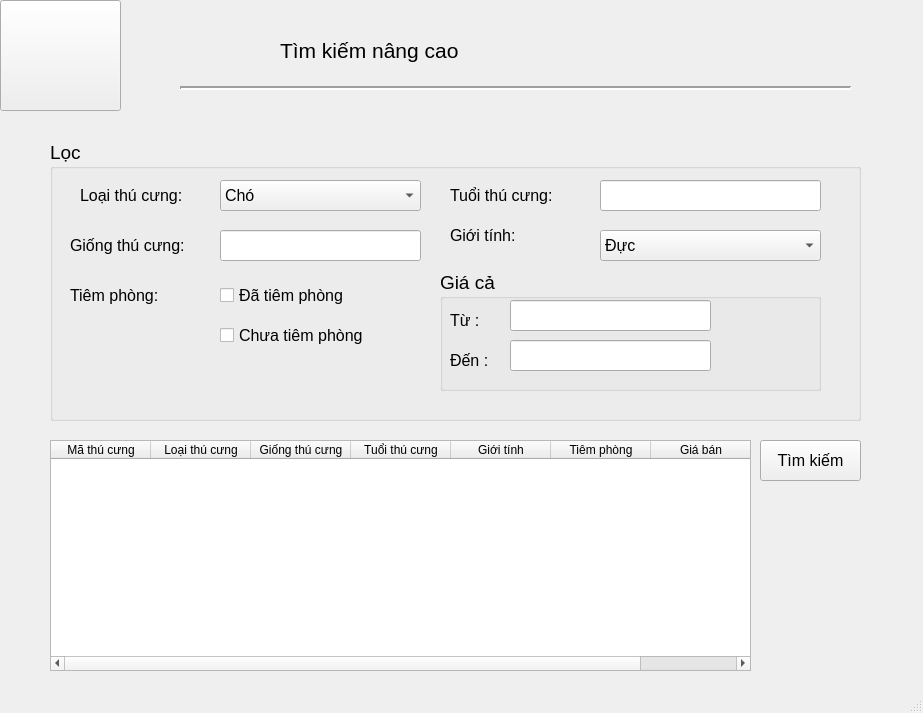
<?xml version="1.0" encoding="UTF-8"?>
<ui version="4.0">
 <class>MainWindow</class>
 <widget class="QMainWindow" name="MainWindow">
  <property name="geometry">
   <rect>
    <x>0</x>
    <y>0</y>
    <width>923</width>
    <height>713</height>
   </rect>
  </property>
  <property name="windowTitle">
   <string>MainWindow</string>
  </property>
  <widget class="QWidget" name="centralwidget">
   <widget class="QLabel" name="label">
    <property name="geometry">
     <rect>
      <x>280</x>
      <y>30</y>
      <width>231</width>
      <height>41</height>
     </rect>
    </property>
    <property name="font">
     <font>
      <pointsize>16</pointsize>
     </font>
    </property>
    <property name="text">
     <string>Tìm kiếm nâng cao</string>
    </property>
   </widget>
   <widget class="Line" name="line_2">
    <property name="geometry">
     <rect>
      <x>180</x>
      <y>80</y>
      <width>671</width>
      <height>16</height>
     </rect>
    </property>
    <property name="lineWidth">
     <number>2</number>
    </property>
    <property name="orientation">
     <enum>Qt::Horizontal</enum>
    </property>
   </widget>
   <widget class="QPushButton" name="pushButton">
    <property name="geometry">
     <rect>
      <x>0</x>
      <y>0</y>
      <width>121</width>
      <height>111</height>
     </rect>
    </property>
    <property name="styleSheet">
     <string notr="true">border-image: url(:/nc/Pet Haven.png);</string>
    </property>
    <property name="text">
     <string/>
    </property>
   </widget>
   <widget class="QGroupBox" name="groupBox">
    <property name="geometry">
     <rect>
      <x>50</x>
      <y>140</y>
      <width>811</width>
      <height>281</height>
     </rect>
    </property>
    <property name="font">
     <font>
      <pointsize>14</pointsize>
     </font>
    </property>
    <property name="title">
     <string>Lọc</string>
    </property>
    <widget class="QLabel" name="label_4">
     <property name="geometry">
      <rect>
       <x>30</x>
       <y>40</y>
       <width>131</width>
       <height>31</height>
      </rect>
     </property>
     <property name="font">
      <font>
       <pointsize>12</pointsize>
      </font>
     </property>
     <property name="text">
      <string>Loại thú cưng:</string>
     </property>
    </widget>
    <widget class="QLabel" name="label_6">
     <property name="geometry">
      <rect>
       <x>400</x>
       <y>40</y>
       <width>131</width>
       <height>31</height>
      </rect>
     </property>
     <property name="font">
      <font>
       <pointsize>12</pointsize>
      </font>
     </property>
     <property name="text">
      <string>Tuổi thú cưng:</string>
     </property>
    </widget>
    <widget class="QLabel" name="label_7">
     <property name="geometry">
      <rect>
       <x>400</x>
       <y>80</y>
       <width>131</width>
       <height>31</height>
      </rect>
     </property>
     <property name="font">
      <font>
       <pointsize>12</pointsize>
      </font>
     </property>
     <property name="text">
      <string>Giới tính:</string>
     </property>
    </widget>
    <widget class="QLineEdit" name="tb_tnc">
     <property name="geometry">
      <rect>
       <x>550</x>
       <y>40</y>
       <width>221</width>
       <height>31</height>
      </rect>
     </property>
     <property name="font">
      <font>
       <pointsize>10</pointsize>
      </font>
     </property>
    </widget>
    <widget class="QLabel" name="label_5">
     <property name="geometry">
      <rect>
       <x>20</x>
       <y>90</y>
       <width>141</width>
       <height>31</height>
      </rect>
     </property>
     <property name="font">
      <font>
       <pointsize>12</pointsize>
      </font>
     </property>
     <property name="text">
      <string>Giống thú cưng:</string>
     </property>
    </widget>
    <widget class="QComboBox" name="cb_lnc">
     <property name="geometry">
      <rect>
       <x>170</x>
       <y>40</y>
       <width>201</width>
       <height>31</height>
      </rect>
     </property>
     <property name="font">
      <font>
       <pointsize>12</pointsize>
      </font>
     </property>
     <item>
      <property name="text">
       <string>Chó</string>
      </property>
     </item>
     <item>
      <property name="text">
       <string>Mèo</string>
      </property>
     </item>
    </widget>
    <widget class="QComboBox" name="cb_gtnc">
     <property name="geometry">
      <rect>
       <x>550</x>
       <y>90</y>
       <width>221</width>
       <height>31</height>
      </rect>
     </property>
     <property name="font">
      <font>
       <pointsize>12</pointsize>
      </font>
     </property>
     <item>
      <property name="text">
       <string>Đực</string>
      </property>
     </item>
     <item>
      <property name="text">
       <string>Cái</string>
      </property>
     </item>
    </widget>
    <widget class="QLabel" name="label_2">
     <property name="geometry">
      <rect>
       <x>20</x>
       <y>140</y>
       <width>111</width>
       <height>31</height>
      </rect>
     </property>
     <property name="font">
      <font>
       <pointsize>12</pointsize>
      </font>
     </property>
     <property name="text">
      <string>Tiêm phòng:</string>
     </property>
    </widget>
    <widget class="QGroupBox" name="groupBox_3">
     <property name="geometry">
      <rect>
       <x>390</x>
       <y>130</y>
       <width>381</width>
       <height>121</height>
      </rect>
     </property>
     <property name="font">
      <font>
       <pointsize>14</pointsize>
      </font>
     </property>
     <property name="title">
      <string>Giá cả</string>
     </property>
     <widget class="QLabel" name="label_13">
      <property name="geometry">
       <rect>
        <x>10</x>
        <y>40</y>
        <width>81</width>
        <height>21</height>
       </rect>
      </property>
      <property name="font">
       <font>
        <pointsize>12</pointsize>
       </font>
      </property>
      <property name="text">
       <string>Từ :</string>
      </property>
     </widget>
     <widget class="QLineEdit" name="tb_tunc">
      <property name="geometry">
       <rect>
        <x>70</x>
        <y>30</y>
        <width>201</width>
        <height>31</height>
       </rect>
      </property>
      <property name="font">
       <font>
        <pointsize>10</pointsize>
       </font>
      </property>
     </widget>
     <widget class="QLineEdit" name="tb_dnnc">
      <property name="geometry">
       <rect>
        <x>70</x>
        <y>70</y>
        <width>201</width>
        <height>31</height>
       </rect>
      </property>
      <property name="font">
       <font>
        <pointsize>10</pointsize>
       </font>
      </property>
     </widget>
     <widget class="QLabel" name="label_14">
      <property name="geometry">
       <rect>
        <x>10</x>
        <y>80</y>
        <width>81</width>
        <height>21</height>
       </rect>
      </property>
      <property name="font">
       <font>
        <pointsize>12</pointsize>
       </font>
      </property>
      <property name="text">
       <string>Đến :</string>
      </property>
     </widget>
    </widget>
    <widget class="QCheckBox" name="ck_dtnc">
     <property name="geometry">
      <rect>
       <x>170</x>
       <y>140</y>
       <width>161</width>
       <height>31</height>
      </rect>
     </property>
     <property name="font">
      <font>
       <pointsize>12</pointsize>
      </font>
     </property>
     <property name="text">
      <string>Đã tiêm phòng</string>
     </property>
    </widget>
    <widget class="QCheckBox" name="ck_ctnc">
     <property name="geometry">
      <rect>
       <x>170</x>
       <y>180</y>
       <width>181</width>
       <height>31</height>
      </rect>
     </property>
     <property name="font">
      <font>
       <pointsize>12</pointsize>
      </font>
     </property>
     <property name="text">
      <string>Chưa tiêm phòng</string>
     </property>
    </widget>
    <widget class="QLineEdit" name="tb_gnc">
     <property name="geometry">
      <rect>
       <x>170</x>
       <y>90</y>
       <width>201</width>
       <height>31</height>
      </rect>
     </property>
     <property name="font">
      <font>
       <pointsize>10</pointsize>
      </font>
     </property>
    </widget>
   </widget>
   <widget class="QTableWidget" name="tableWidget">
    <property name="geometry">
     <rect>
      <x>50</x>
      <y>440</y>
      <width>701</width>
      <height>231</height>
     </rect>
    </property>
    <property name="rowCount">
     <number>0</number>
    </property>
    <property name="columnCount">
     <number>7</number>
    </property>
    <attribute name="horizontalHeaderVisible">
     <bool>true</bool>
    </attribute>
    <attribute name="horizontalHeaderCascadingSectionResizes">
     <bool>false</bool>
    </attribute>
    <attribute name="horizontalHeaderHighlightSections">
     <bool>true</bool>
    </attribute>
    <column>
     <property name="text">
      <string>Mã thú cưng</string>
     </property>
    </column>
    <column>
     <property name="text">
      <string>Loại thú cưng</string>
     </property>
    </column>
    <column>
     <property name="text">
      <string>Giống thú cưng</string>
     </property>
    </column>
    <column>
     <property name="text">
      <string>Tuổi thú cưng</string>
     </property>
    </column>
    <column>
     <property name="text">
      <string>Giới tính</string>
     </property>
    </column>
    <column>
     <property name="text">
      <string>Tiêm phòng</string>
     </property>
    </column>
    <column>
     <property name="text">
      <string>Giá bán</string>
     </property>
    </column>
   </widget>
   <widget class="QPushButton" name="bt_tknc">
    <property name="geometry">
     <rect>
      <x>760</x>
      <y>440</y>
      <width>101</width>
      <height>41</height>
     </rect>
    </property>
    <property name="font">
     <font>
      <pointsize>12</pointsize>
     </font>
    </property>
    <property name="text">
     <string>Tìm kiếm</string>
    </property>
   </widget>
  </widget>
  <widget class="QMenuBar" name="menubar">
   <property name="geometry">
    <rect>
     <x>0</x>
     <y>0</y>
     <width>923</width>
     <height>21</height>
    </rect>
   </property>
  </widget>
  <widget class="QStatusBar" name="statusbar"/>
 </widget>
 <resources>
  <include location="TLNC.qrc"/>
 </resources>
 <connections/>
</ui>
